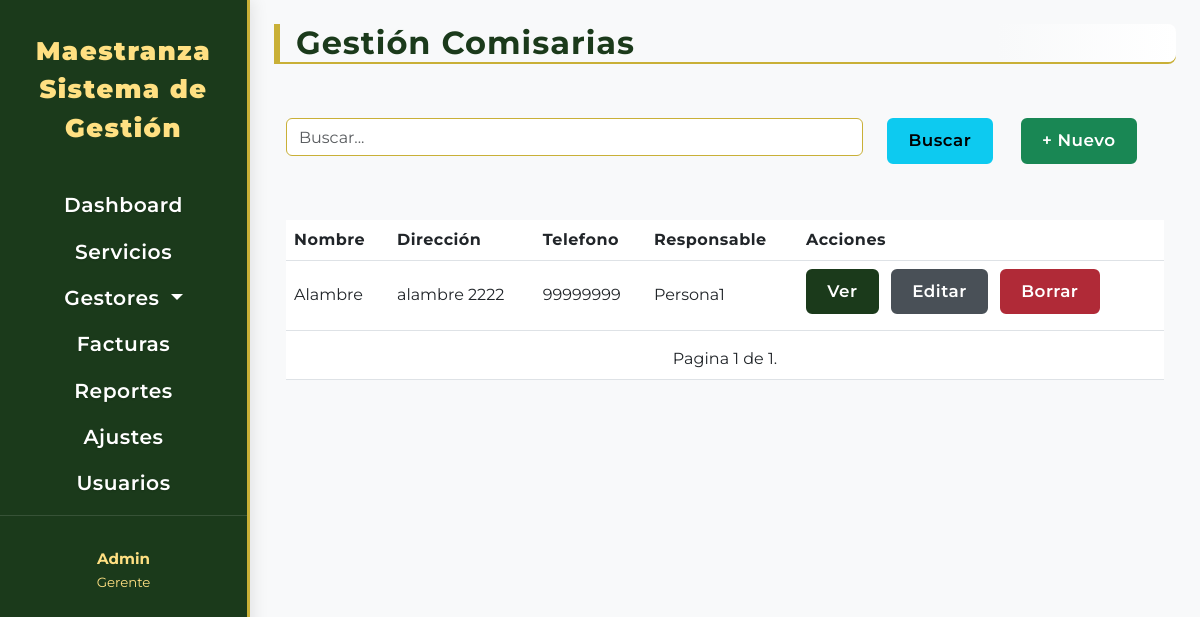
Page /comisaria/ on the committed database.
### comisaria/models.py (models this page shows, shortened)
class Comisaria(models.Model):
    nombre = models.CharField(
        max_length= 50,
        verbose_name= 'Nombre de la comisaría'
    )
    direccion = models.CharField(
        max_length= 70,
        verbose_name= 'Dirección'
    )
    telefono_contacto = models.PositiveIntegerField(
        default=000000000,
        max_length=9,
        blank=True,
        null=True
    )
    responsable = models.ForeignKey(
        Persona, on_delete=models.CASCADE,
        blank=True,
        null=True
    )
    class Meta:
        verbose_name = 'Comisaria'
        verbose_name_plural = 'Comisarias'
    def get_detalle_url(self):
        return reverse('comisaria_detalle', args=[self.id])
    def get_editar_url(self):
        return reverse('comisaria_editar', args=[self.id])
    def get_borrar_url(self):
        return reverse('comisaria_borrar', args=[self.id])

### persona/models.py (models this page shows, shortened)
class Persona(models.Model):
    codigo = models.CharField(unique=True ,max_length=12, blank= False, null= False)
    nombre = models.CharField(max_length=100, blank=False, null= False)
    grado = models.ForeignKey(Grado , on_delete= models.CASCADE)
    telefono = models.CharField (max_length= 12, blank= False, null=False)
    created = models.DateTimeField(editable=None, auto_now=True)
    def __str__(self):
        return self.nombre

### comisaria/views.py (the view)
# urls.py: path('', views.comisaria_lista, name='comisaria_index'),
def comisaria_lista(request):
    comisarias = Comisaria.objects.filter(
        nombre__icontains= request.GET.get('search', '')). order_by('id')
    comisarias = paginacion(request, comisarias)
    context = {
        'comisarias': comisarias,
        'urlindex' : 'comisaria_index',
        'urlcrear' : 'comisaria_crear',
    }
    return render(request, 'comisaria/index.html', context)

### maestranza/utils.py (called while the page is built)
def paginacion(request,modelo):
    paginator = Paginator(modelo, 10)
    page_number = request.GET.get('page',1)
    try:
        modelo = paginator.page(page_number)
    except EmptyPage:
        modelo = paginator.page(paginator.num_pages)
    except PageNotAnInteger:
        modelo = paginator.page(1)
    return modelo

### templates/comisaria/index.html (shortened to what this page needs)
{% extends "componentes/tablas.html" %}
{% block titabla %}Gestión Comisarias{% endblock titabla %}
{% block Thead %}
<th>Nombre</th>
<th>Dirección</th>
<th>Telefono</th>
<th>Responsable</th>
<th>Acciones</th>
{% endblock Thead %}
{% block tbody %}
{% for comisaria in comisarias %}
<tr>
    <td>{{ comisaria.nombre }}</td>
    <td>{{ comisaria.direccion }}</td>
    <td>{{ comisaria.telefono_contacto }}</td>
    <td>{{ comisaria.responsable }}</td>
    {% include "componentes/botones.html" with modelo=comisaria %}
</tr>
{% endfor %}
{% endblock tbody %}
{% block tfoot %}
<td colspan="5">{% include "componentes/pagination.html" with page=comisarias %}</td>
{% endblock tfoot %}

### templates/componentes/botones.html
<td>
    <span>
        <a class="btn btn-primary" href="{{ modelo.get_detalle_url }}">Ver</a>
        <a class="btn btn-secondary mx-2" href="{{ modelo.get_editar_url }}">Editar</a>
        <a class="btn btn-danger" href="{{ modelo.get_borrar_url }}"
            onclick="return confirm('¿Estás seguro de que deseas borrar este registro?');">Borrar</a>
    </span>
</td>

### static/css/base1.css (style rules this page uses)
:root { --Primary-color: #1B3A1B; --Secondary-color: #2E5939; --Accent-color: #C9B037; --Text-color: #fff; --Sidebar-bg: #1B3A1B; --Sidebar-active: #C9B037; --Sidebar-hover: #2E5939; --Table-header-bg: #2E5939; --Table-header-text: #fff; --Table-row-hover: #e9f5e1; --Button-primary: #1B3A1B; --Button-primary-hover: #2E5939; --Button-danger: #b02a37; --Button-danger-hover: #7a1d25; --Button-secondary: #495057; --Button-secondary-hover: #343a40; --Input-border: #C9B037; --Input-focus: #2E5939; --sidebar-width-bs5: 250px; --sidebar-bg-mobile: rgba(27,58,27,0.97); }
body, .sidebar-bs5, .main-content-wrapper-bs5 { font-family: 'Montserrat', Arial, Helvetica, sans-serif; }
.btn { border-radius: 0.375rem !important; font-weight: 600 !important; font-size: 1.05rem !important; letter-spacing: 0.5px; padding: 0.5rem 1.2rem !important; box-shadow: none !important; border-width: 2px !important; margin-bottom: 0.5rem; white-space: normal; }
.btn-primary { background-color: var(--Button-primary) !important; border-color: var(--Button-primary) !important; color: #fff !important; }
.btn-danger { background-color: var(--Button-danger); border-color: var(--Button-danger); color: #fff; font-weight: 600; letter-spacing: 0.5px; }
.btn-secondary { background-color: var(--Button-secondary); border-color: var(--Button-secondary); color: #fff; font-weight: 600; letter-spacing: 0.5px; }
.table th, .table td { vertical-align: middle !important; }
.table th { font-weight: bold; letter-spacing: 0.5px; }

### rows in the picture
Comisaria: nombre "Alambre", direccion "alambre 2222", telefono_contacto "99999999", responsable "Persona1"

### other values in the picture
{{ page.number }} "1"
{{ page.paginator.num_pages }} "1"
